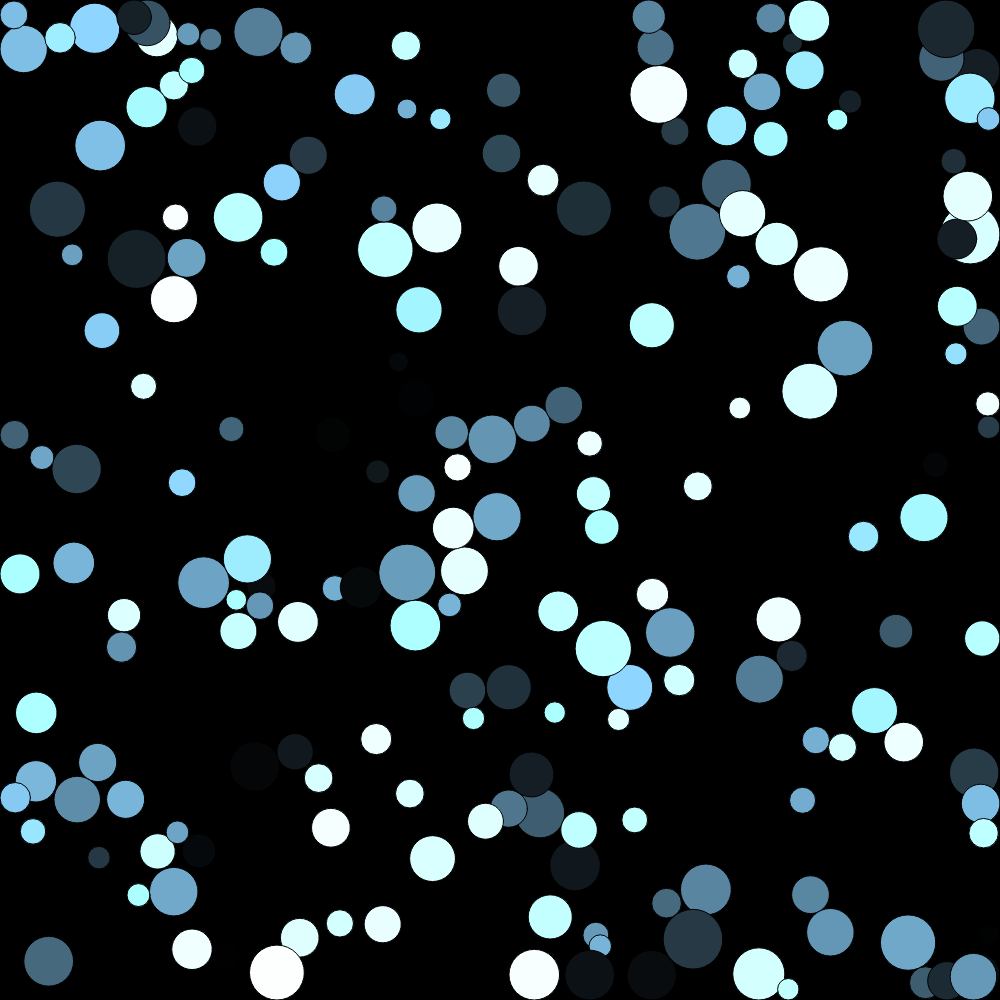
Frame 1 (no input)
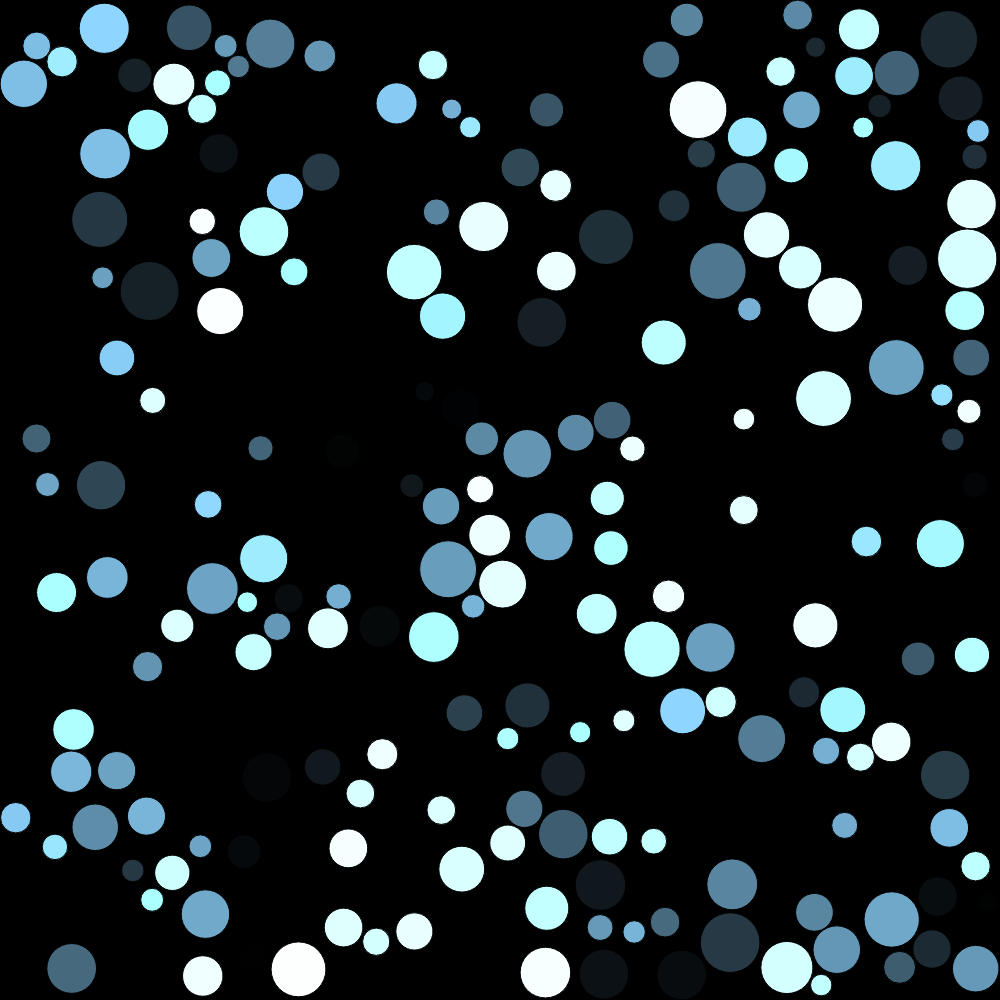
Frame 60 (no input)
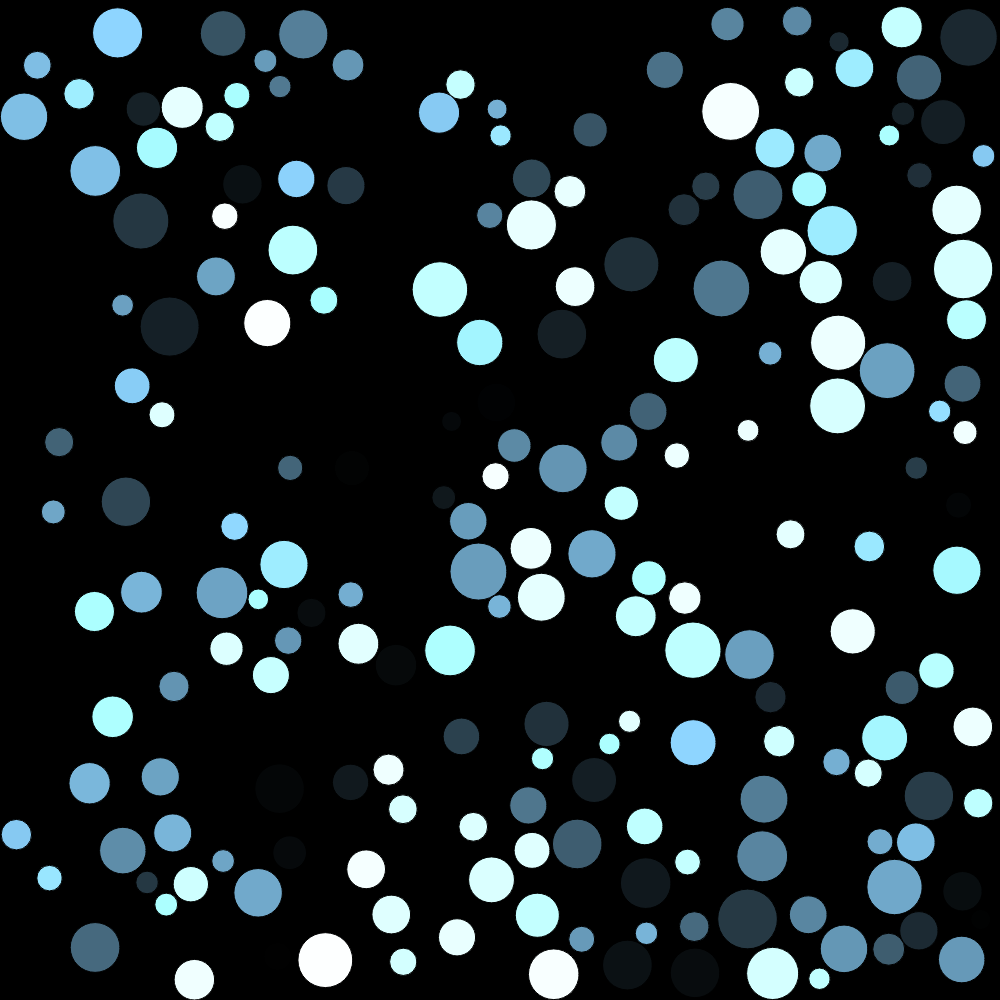
Frame 120 (the mouse pressed at the canvas centre since frame 60)

The p5.js sketch that drew these frames (run headless with seeded random() and noise() and a simulated clock; from frame 60 on, the mouse is pressed at the canvas centre):

// p5.js sketch
// ── sketch.js

let n;

//array to store all particles.
let particles;

// Set to keep track of checked particle pairs.
let checkedPairs = new Set();

function setup() {
  createCanvas(1000,1000);
  n = 200;
  particles = new Array();
  for(var i = 0;i<n;i++){
    let x = random(width);
    let y = random(height);
    let r = random(10,30)
    let mass = random(4,100);
    particles.push(new Particle(x,y,r,mass,i,random(0.9),random(0.5),random(255)));
  }

}

function draw() {
  background(0);
  
  //construct the quadtree.
  let boundary = new Rectangle(width/2,height/2,width,height);
  checkedPairs.clear();
  let qt = new QuadTree(boundary,4);
  for(let particle1 of particles){
    qt.insert(new Point(particle1.position.x,particle1.position.y,particle1));
  }
  
  for(let particle1 of particles){
    //check all nearby particles. I'm checking all nearby circles in the range r*2
    let range = new Circle(particle1.position.x,particle1.position.y,particle1.radius *2);
    // noFill();
    // stroke(255);
    // circle(range.x,range.y,range.r*2);  //Uncomment these three lines to see the individual range covered of each particle
    let nearbyPoints = qt.detectPoints(range);
    for(let point1 of nearbyPoints){
      
      let currentNearbyParticle = point1.particleData;
      
      //Making a simple encrypted string of pairs of particles and checking if they have been examined before. Here is where the ID assigned to the particle comes in use
      if(currentNearbyParticle !== particle1){
        let idA = currentNearbyParticle.id;
        let idB = particle1.id;
        let hashString = idA<idB ? `${idA}:${idB}` : `${idB}:${idA}`;
        if(!checkedPairs.has(hashString)){
          particle1.collide(currentNearbyParticle);
          checkedPairs.add(hashString);
        }
      }
      
    }
  }
  
  for (let particle1 of particles) {
    particle1.update();
    particle1.edges();
    particle1.show();
  }
  // qt.show(); //Uncomment this line to see the structure of the quad tree
  

}




// ── particle.js
//this class contains all the components required to make the collision engine. eg particle position, velocity, collision physics
class Particle{
  
  //initiates position and velocity vector. Id is to keep track of the particles
  constructor(x,y , r,mass,id, velocityX, velocityY,colour){
    this.position = createVector(x,y);
    this.radius = r;
    this.velocity = createVector(velocityX,velocityY);
    this.mass = mass;
    this.colour = colour;
    this.id = id;
  }
  //draws a circle for this example
  
  show(){
    fill(this.colour,this.colour*1.5,this.colour*1.8);
    circle(this.position.x,this.position.y,this.radius*2);
  }
  update(){
    this.position.add(this.velocity);
  }


  //collision engine, covers edges and particle itself

  edges(){
    //check edges
    if (this.position.x > height - this.radius) {
      this.position.x = height - this.radius;
      this.velocity.x *= -1;
    } else if (this.position.x < this.radius) {
      this.position.x = this.radius;
      this.velocity.x *= -1;
    }

    if (this.position.y > height - this.radius) {
      this.position.y = height - this.radius;
      this.velocity.y *= -1;
    } 
    else if (this.position.y < this.radius) {
      this.position.y = this.radius;
      this.velocity.y *= -1;
    }
  }
  collide(other){

    let impactVector = p5.Vector.sub(other.position,this.position);
    let distance = impactVector.mag();
    if(distance< this.radius + other.radius){

      //correct if particles intersect, else they stick and move.
      let overlap = distance-(other.radius + this.radius);
      let direction = impactVector.copy();
      direction.setMag(overlap*0.5);
      this.position.add(direction);
      other.position.sub(direction);
      distance = this.radius + other.radius;
      impactVector.setMag(distance);
    // final velocity formulas, denoted from conservation of momentum and kinetic energy

      
      let velocitySub = p5.Vector.sub(other.velocity, this.velocity);
      let numerator = 2*other.mass * p5.Vector.dot(velocitySub,impactVector);
      let denominator = (this.mass + other.mass) *distance*distance;
      let copy = impactVector.copy();
      this.velocity.add(p5.Vector.mult(copy,(numerator/denominator)));
      copy = impactVector.copy();

      numerator = -2*this.mass * p5.Vector.dot(velocitySub,impactVector);
      other.velocity.add(p5.Vector.mult(copy,(numerator/denominator)));
    }

  }

  
  
}
// ── quadtree.js
//This file has added code mostly of circle geometry because the quadtree specific code had point geometry.

//particleData variable is particle object
class Point{
  constructor(x,y,particleData){
    this.x = x;
    this.y = y;
    this.particleData = particleData;
  }
}

class Circle {
  constructor(x, y, r) {
    this.x = x;
    this.y = y;
    this.r = r;
    this.rSquared = this.r * this.r;
  }

  contains(point1) {
    // check if the point is in the circle by checking if the euclidean distance of
    // the point and the center of the circle if smaller or equal to the radius of
    // the circle
    let d = Math.pow(point1.x - this.x, 2) + Math.pow(point1.y - this.y, 2);
    return d <= this.rSquared;
  }

  //checks if a rectangle intersects a circle (for quadtree rectangles)
  intersects(range) {
    var xDist = Math.abs(range.x - this.x);
    var yDist = Math.abs(range.y - this.y);

    // radius of the circle
    var r = this.r;

    var w = range.w;
    var h = range.h;

    var edges = Math.pow(xDist - w, 2) + Math.pow(yDist - h, 2);

    // no intersection
    if (xDist > r + w || yDist > r + h) return false;

    // intersection within the circle
    if (xDist <= w || yDist <= h) return true;

    // intersection on the edge of the circle
    return edges <= this.rSquared;
  }
}
//this class will be used to determine every rectangle in a quadtree
//I am treating the x y as the center of the rectangle. To draw, I will use rectmode(CENTER)
class Rectangle{
  constructor(x,y,w,h){
    this.x = x;
    this.y = y;
    this.w = w;
    this.h = h;
  }
  
  //checks if code contains point. naming the variable point1 because same name is given to another library
  contains(point1){
    return (point1.x <= this.x + this.w && point1.x > this.x - this.w &&
           point1.y <= this.y + this.h && point1.y > this.y -this.h);
  }
  
  //checks if another rectangle is intersecting this rectangle
  intersects(range){
    return !(range.x - range.w > this.x + this.w ||
      range.x + range.w < this.x - this.w ||
      range.y - range.h > this.y + this.h ||
      range.y + range.h < this.y - this.h);
  }
  
}


class QuadTree{
  //boundary is a rectangle object
  constructor(boundary,n){
    this.boundary = boundary;
    this.capacity = n;
    this.Points = [];
    this.divided = false;
  }
  //this function will create four more quadtrees inside a quadtree.
  subdivide(){
    //making these variables to reduce the long names
    let x = this.boundary.x;
    let y = this.boundary.y;
    let w = this.boundary.w;
    let h = this.boundary.h;
    //ne = north east, se = south east, nw = north west, sw = southwest
    var ne = new QuadTree(new Rectangle(x + w/2, y - h/2,w/2,h/2),4);
    this.northEast = ne;
    var se = new QuadTree(new Rectangle(x + w/2, y + h/2,w/2,h/2),4);
    this.southEast = se
    var nw = new QuadTree(new Rectangle(x - w/2, y - h/2,w/2,h/2),4);
    this.northWest = nw;
    var sw = new QuadTree(new Rectangle(x - w/2, y + h/2,w/2,h/2),4);
    this.southWest = sw;
    
    this.divided = true;
  }
  insert(point){
    
    if(!this.boundary.contains(point)){
        return;
    }
    if(this.Points.length < this.capacity){
      this.Points.push(point);
      return true;
    }
    else{
      if(!this.divided){
        this.subdivide();
      }
      if(this.northEast.insert(point)){
        return true;
      }
      if(this.northWest.insert(point)){
        return true;
      }      
      if(this.southEast.insert(point)){
        return true;
      }      
      if(this.southWest.insert(point)){
        return true;
      }
    }
    
  }
  
  detectPoints(range, found){
    if(!found){
      found = [];
    }
    if(!this.boundary.intersects(range)){
      return;
    }
    
    for(let p of this.Points){ 
      if(range.contains(p)){
        found.push(p);
      }
    }
    if(this.divided){
      this.northWest.detectPoints(range,found);
      this.northEast.detectPoints(range,found);
      this.southWest.detectPoints(range,found);
      this.southEast.detectPoints(range,found);
    }
    return found;
  }
  
  
  show(){
    noFill();
    stroke(255);
    strokeWeight(1);
    
    //draw current box
    rectMode(CENTER);
    rect(this.boundary.x,this.boundary.y,this.boundary.w*2,this.boundary.h*2);
    for(let p of this.Points){
      strokeWeight(2);
      point(p.x,p.y);
    }
    if(this.divided){
      this.northEast.show();
      this.southEast.show();
      this.southWest.show();
      this.northWest.show();
    }
  }
}
